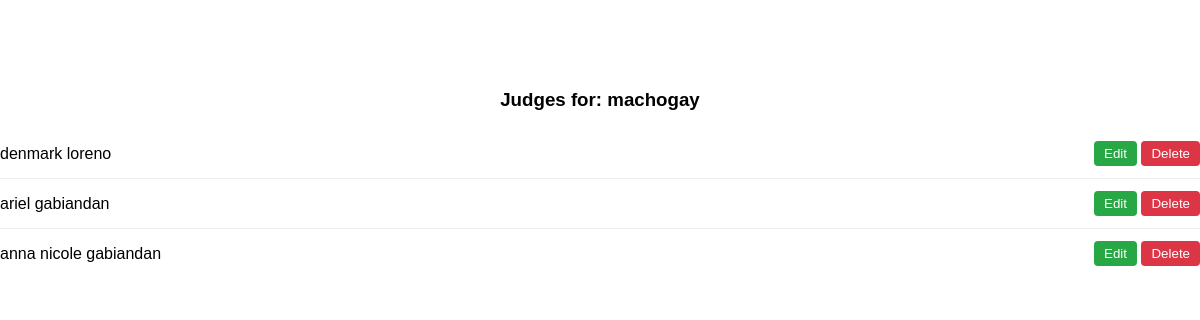
/add_judges.php?event_id=21, run on the app's committed database.
### tables this page shows
CREATE TABLE `events` (
  `event_id` int(11) NOT NULL,
  `name` varchar(100) NOT NULL,
  `criteria` varchar(255) DEFAULT NULL
);

CREATE TABLE `judges` (
  `judge_id` int(11) NOT NULL,
  `event_id` int(11) NOT NULL,
  `name` varchar(100) NOT NULL,
  `password` varchar(255) NOT NULL
);

### add_judges.php (the view, shortened to what this page needs)
<?php
include 'db_connection.php';
$event_id = $_GET['event_id'];
$event_query = "SELECT name FROM events WHERE event_id = '$event_id'";
$event_result = mysqli_query($connect, $event_query);
if ($event_result && mysqli_num_rows($event_result) > 0) {
    $event = mysqli_fetch_assoc($event_result);
    $event_name = $event['name'];
} else {
    echo "Event not found.";
    exit;
}
$judges_query = "SELECT judge_id, name FROM judges WHERE event_id = '$event_id'";
$judges_result = mysqli_query($connect, $judges_query);
?>
<!DOCTYPE html>
<html lang="en">
<head>
</head>
<body>
<div class="centered-container">
    <div class="judges-list-container">
        <h3>Judges for: <?php echo htmlspecialchars($event_name); ?></h3>
        <ul class="judges-list">
            <?php while ($judge = mysqli_fetch_assoc($judges_result)): ?>
                <li>
                    <?php echo htmlspecialchars($judge['name']); ?>
                    <div>
                        <button class="edit-btn" onclick="editJudge('<?php echo $judge['judge_id']; ?>', '<?php echo htmlspecialchars($judge['name']); ?>')">Edit</button>
                        <button class="delete-btn" onclick="deleteJudge('<?php echo $judge['judge_id']; ?>')">Delete</button>
                    </div>
                </li>
            <?php endwhile; ?>
        </ul>
    </div>
</div>
</body>
</html>

### add_judges.php (style rules this page uses)
body { font-family: Arial, sans-serif; margin: 0; padding: 0; }
.centered-container { display: flex; flex-direction: column; align-items: center; justify-content: center; text-align: center; margin-top: 50px; width: 100%; }
.judges-list-container { padding: 20px; border-radius: 8px; margin-bottom: 20px; width: 100%; }
.judges-list { list-style-type: none; padding: 0; margin: 0; }
.judges-list li { padding: 12px 0; border-bottom: 1px solid #eee; font-size: 16px; display: flex; justify-content: space-between; align-items: center; }
.judges-list li:last-child { border-bottom: none; }
button.edit-btn, button.delete-btn { padding: 5px 10px; border: none; border-radius: 4px; cursor: pointer; transition: background-color 0.3s; }
button.edit-btn { background-color: #28a745; color: #fff; }
button.delete-btn { background-color: #dc3545; color: #fff; }

### data on the page
events: name "machogay"
judges: name "denmark loreno"
judges: name "ariel gabiandan"
judges: name "anna nicole gabiandan"
